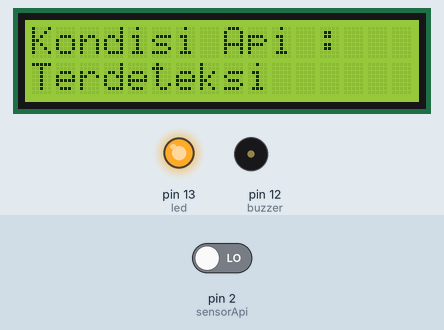
This sketch was run on a simulated Arduino Uno, built with avr-gcc and run on an emulated ATmega328P. Shown: 16×2 character LCD, output pins drawn as LEDs (lit = HIGH), buzzer (waves = sounding). The inputs (shaded band) are chosen by the test bench; at power-on: pin 2 (sensorApi) LOW. What the sketch prints to the serial monitor is not drawn.

Above: at 1.2 s.
1.3 s: pin 2 (sensorApi) driven HIGH
At 1.6 s:
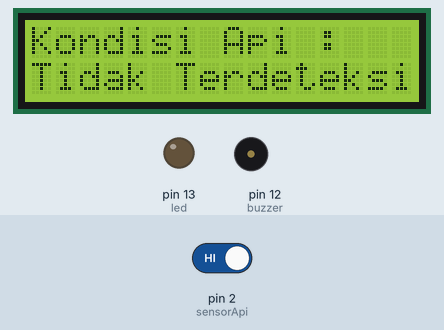
2.8 s: pin 2 (sensorApi) driven LOW
At 3.02 s:
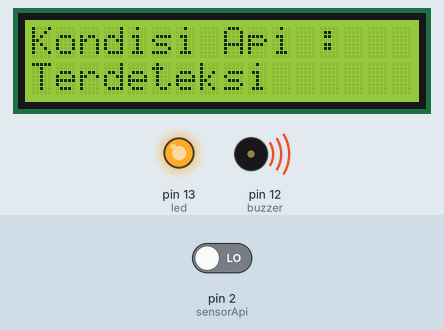
Timing chart, 0 to 11.8 s (numbered marks = the images above; inputs shaded):
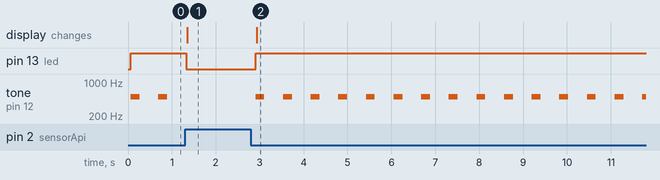

Measured:
- after the input at 1.3 s, pin 13 (led): HIGH → LOW at once; tone on pin 12 (buzzer): stops changing and stays silent; the display: changes after 0.05 s (image 1)
- after the input at 2.8 s, pin 13 (led): LOW → HIGH after 0.11 s; tone on pin 12 (buzzer): alternates 500 Hz for 0.20 s and silent for 0.43 s, starting after 0.11 s; the display: changes after 0.14 s (image 2)
- by itself, tone on pin 12 (buzzer): alternates 500 Hz for 0.20 s and silent for 0.43 s

The sketch:

sensor_api.ino
```cpp
#include <LiquidCrystal_I2C.h>
LiquidCrystal_I2C lcd(0x27 ,2,1,0,4,5,6,7,3, POSITIVE);

const int sensorApi = 2;
const int led =  13;
const int buzzer =  12;

// variables will change:
int bacasensor = 0;

void setup() {
  lcd.begin(16,2);
  pinMode(led, OUTPUT);
  pinMode(buzzer, OUTPUT);
  pinMode(sensorApi, INPUT);
  Serial.begin(9600);
}

void loop() {
  bacasensor = digitalRead(sensorApi);

  if ((bacasensor) == HIGH) {
    digitalWrite(led, LOW);
    noTone(buzzer);
    lcd.setCursor(0,0);
    lcd.print("Kondisi Api :");
    lcd.setCursor(0,1);
    lcd.print("Tidak Terdeteksi");
    Serial.println("tidak ada api...");
  }
  else {
    digitalWrite(led, HIGH);
    tone(buzzer, 500 ,200);
   lcd.setCursor(0,0);
    lcd.print("Kondisi Api :");
    lcd.setCursor(0,1);
    lcd.print("Terdeteksi       ");
    delay(100);
    Serial.println("ada api...");
  }
  delay(500);
}
```
